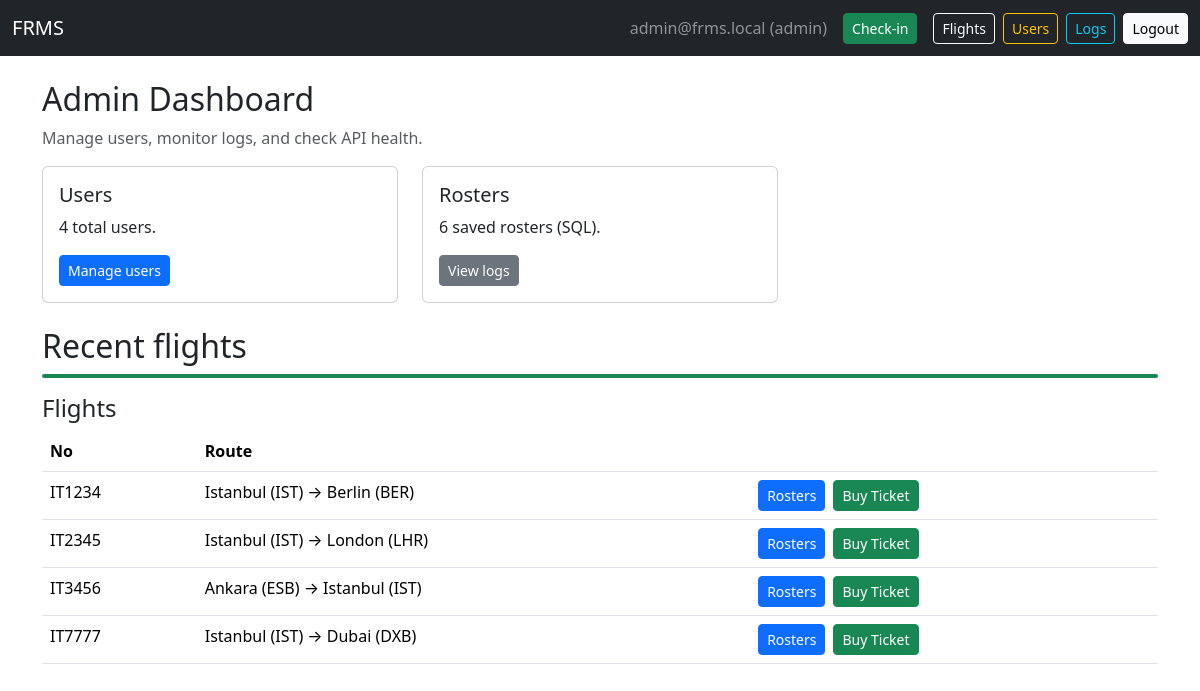
The page /dashboard (signed in) on the database as committed earlier.
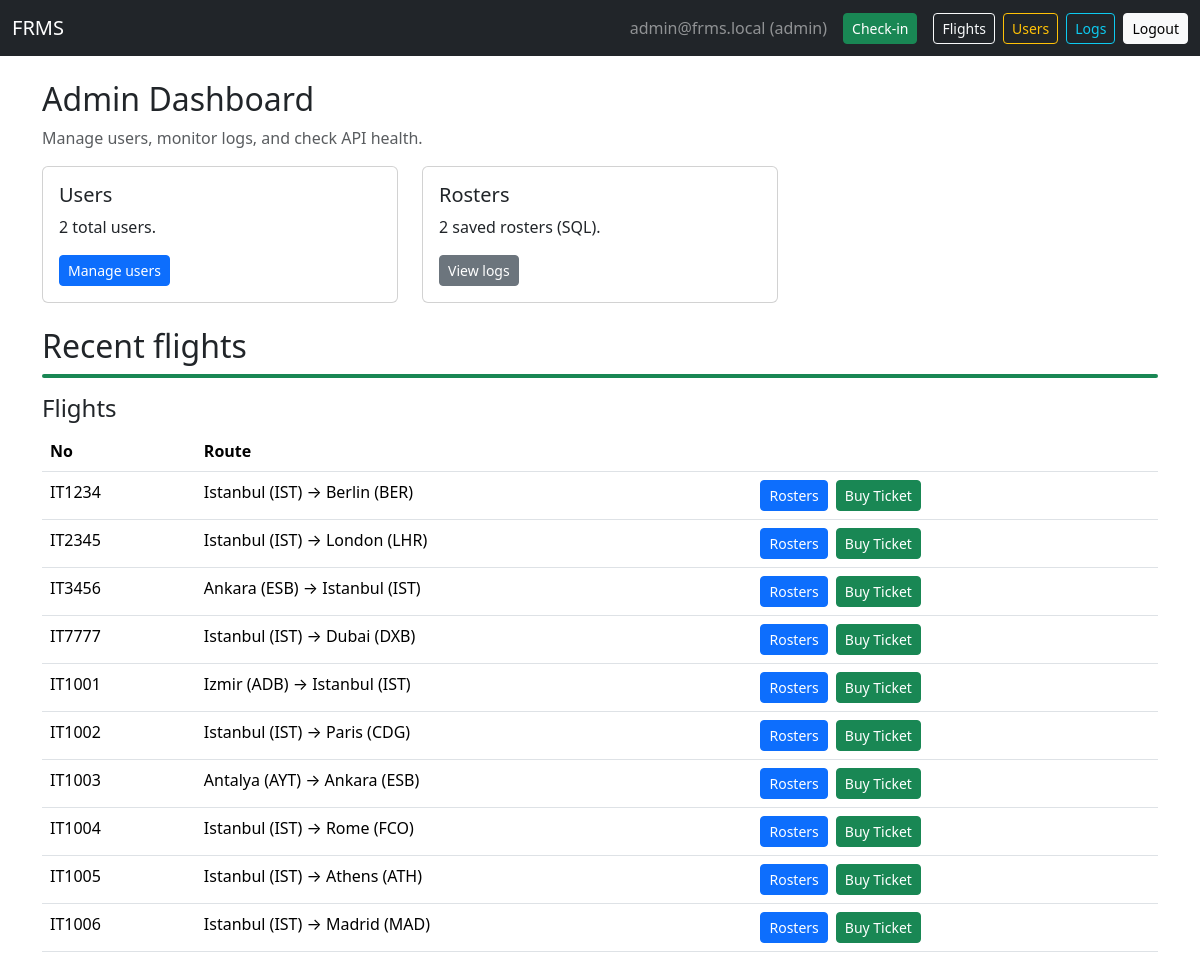
The same page on the database as committed later.
### tables this page shows
CREATE TABLE flights (
            id INTEGER PRIMARY KEY AUTOINCREMENT,
            flight_no TEXT UNIQUE NOT NULL,
            date_time TEXT NOT NULL,
            duration_minutes INTEGER,
            distance_km INTEGER,
            source TEXT,
            destination TEXT,
            vehicle_type TEXT,
            shared_flight_no TEXT,
            shared_company TEXT
        );

### app.py (the view)
@app.route("/dashboard")
@login_required()
def dashboard():
    user = current_user()
    db = get_db()
    flights = db.execute("SELECT * FROM flights ORDER BY date_time ASC LIMIT 10").fetchall()
    if user["role"] == "admin":
        uc = db.execute("SELECT COUNT(*) as c FROM users").fetchone()["c"]
        rc = db.execute("SELECT COUNT(*) as c FROM rosters").fetchone()["c"]
        return render_template("dashboard_admin.html", user=user, flights=flights, user_count=uc, roster_count=rc)
    elif user["role"] == "operator":
        return render_template("dashboard_operator.html", user=user, flights=flights)
    return render_template("dashboard_viewer.html", user=user, flights=flights)

### app.py (called while the page is built)
def get_db():
    if "db" not in g:
        g.db = sqlite3.connect(DATABASE)
        g.db.row_factory = sqlite3.Row
    return g.db

def current_user():
    if "user_id" not in session: return None
    return get_db().execute("SELECT * FROM users WHERE id = ?", (session["user_id"],)).fetchone()

def login_required(role=None):
    from functools import wraps
    def decorator(func):
        @wraps(func)
        def wrapper(*args, **kwargs):
            user = current_user()
            if user is None:
                flash("Please log in first.", "warning")
                return redirect(url_for("login", next=request.path))
            if role and user["role"] != role:
                flash("Unauthorized.", "danger")
                return redirect(url_for("dashboard"))
            return func(*args, **kwargs)
        return wrapper
    return decorator

### templates/dashboard_admin.html
{% extends "base.html" %}
{% block content %}
<h2>Admin Dashboard</h2>
<p class="text-muted">Manage users, monitor logs, and check API health.</p>
<div class="row mb-4">
  <div class="col-md-4">
    <div class="card">
      <div class="card-body">
        <h5 class="card-title">Users</h5>
        <p class="card-text">{{ user_count }} total users.</p>
        <a href="{{ url_for('manage_users') }}" class="btn btn-sm btn-primary">Manage users</a>
      </div>
    </div>
  </div>
  <div class="col-md-4">
    <div class="card">
      <div class="card-body">
        <h5 class="card-title">Rosters</h5>
        <p class="card-text">{{ roster_count }} saved rosters (SQL).</p>
        <a href="{{ url_for('view_logs') }}" class="btn btn-sm btn-secondary">View logs</a>
      </div>
    </div>
  </div>
</div>
<h2>Recent flights</h2>
<div class="bg-success mb-3" style="height: 4px; border-radius: 2px;"></div>
{% include "flight_results.html" with context %}
{% endblock %}

### templates/flight_results.html
<h4>Flights</h4>
<table class="table">
  <tr>
    <th>No</th>
    <th>Route</th>
    <th></th>
  </tr>
  {% for f in flights %}
  <tr>
    <td>{{ f.flight_no }}</td>
    <td>{{ f.source }} &rarr; {{ f.destination }}</td>
    <td>
      <div class="d-flex gap-2">
        <a class="btn btn-primary btn-sm" href="{{ url_for('list_saved_rosters', flight_no=f.flight_no) }}">
          Rosters
        </a>
        <a class="btn btn-success btn-sm" href="{{ url_for('book_flight', flight_no=f.flight_no) }}">
          Buy Ticket
        </a>
      </div>
    </td>
  </tr>
  {% endfor %}
</table>

Rows that differ between the two databases and show on the page:
added flights: flight_no "IT1001", source "Izmir (ADB)", destination "Istanbul (IST)"
added flights: flight_no "IT1002", source "Istanbul (IST)", destination "Paris (CDG)"
added flights: flight_no "IT1003", source "Antalya (AYT)", destination "Ankara (ESB)"
added flights: flight_no "IT1004", source "Istanbul (IST)", destination "Rome (FCO)"
added flights: flight_no "IT1005", source "Istanbul (IST)", destination "Athens (ATH)"
added flights: flight_no "IT1006", source "Istanbul (IST)", destination "Madrid (MAD)"
Other text that changed with them:
{{ user_count }}: "4" → "2"
{{ roster_count }}: "6" → "2"
